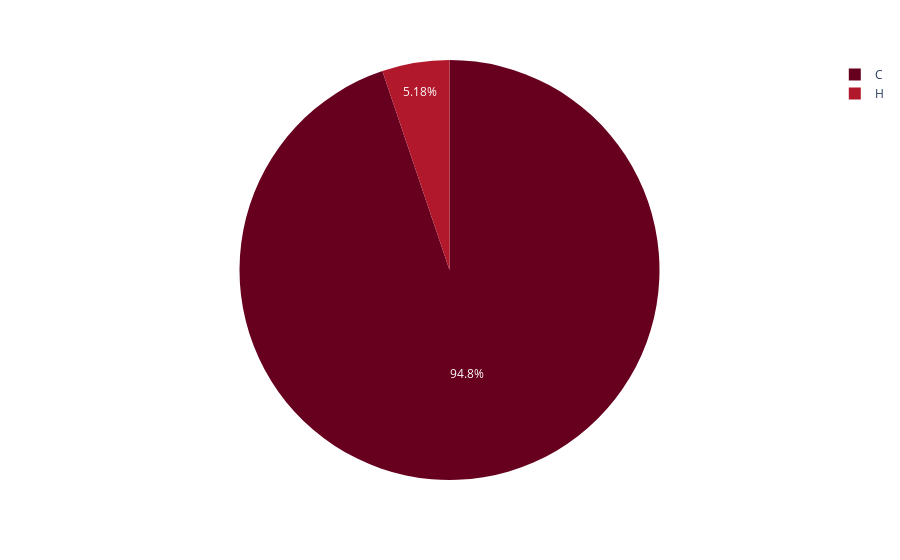

Notebook cell for this chart:
### Code cell
# This dataframe has 244 lines, but 4 distinct values for `day`

fig = px.pie(cereals, values='rating', names='type',
             color_discrete_sequence=px.colors.sequential.RdBu)
fig.show()

### Figure 1 — Plotly figure (JSON) as saved in the notebook; plotly's stock layout.template omitted (floating-point values rounded to 4 significant figures)
{"data": [{"customdata": [["C"], ["C"], ["C"], ["C"], ["C"], ["C"], ["C"], ["C"], ["C"], ["C"], ["C"], ["C"], ["C"], ["C"], ["C"], ["C"], ["C"], ["C"], ["C"], ["C"], ["H"], ["C"], ["C"], ["C"], ["C"], ["C"], ["C"], ["C"], ["C"], ["C"], ["C"], ["C"], ["C"], ["C"], ["C"], ["C"], ["C"], ["C"], ["C"], ["C"], ["C"], ["C"], ["C"], ["H"], ["C"], ["C"], ["C"], ["C"], ["C"], ["C"], ["C"], ["C"], ["C"], ["C"], ["C"], ["C"], ["C"], ["H"], ["C"], ["C"], ["C"], ["C"], ["C"], ["C"], ["C"], ["C"], ["C"], ["C"], ["C"], ["C"], ["C"], ["C"], ["C"], ["C"], ["C"], ["C"], ["C"]], "domain": {"x": [0, 1], "y": [0, 1]}, "hovertemplate": "type=%{customdata[0]}<br>rating=%{value}<extra></extra>", "labels": ["C", "C", "C", "C", "C", "C", "C", "C", "C", "C", "C", "C", "C", "C", "C", "C", "C", "C", "C", "C", "H", "C", "C", "C", "C", "C", "C", "C", "C", "C", "C", "C", "C", "C", "C", "C", "C", "C", "C", "C", "C", "C", "C", "H", "C", "C", "C", "C", "C", "C", "C", "C", "C", "C", "C", "C", "C", "H", "C", "C", "C", "C", "C", "C", "C", "C", "C", "C", "C", "C", "C", "C", "C", "C", "C", "C", "C"], "legendgroup": "", "marker": {"colors": ["rgb(103,0,31)", "rgb(103,0,31)", "rgb(103,0,31)", "rgb(103,0,31)", "rgb(103,0,31)", "rgb(103,0,31)", "rgb(103,0,31)", "rgb(103,0,31)", "rgb(103,0,31)", "rgb(103,0,31)", "rgb(103,0,31)", "rgb(103,0,31)", "rgb(103,0,31)", "rgb(103,0,31)", "rgb(103,0,31)", "rgb(103,0,31)", "rgb(103,0,31)", "rgb(103,0,31)", "rgb(103,0,31)", "rgb(103,0,31)", "rgb(178,24,43)", "rgb(103,0,31)", "rgb(103,0,31)", "rgb(103,0,31)", "rgb(103,0,31)", "rgb(103,0,31)", "rgb(103,0,31)", "rgb(103,0,31)", "rgb(103,0,31)", "rgb(103,0,31)", "rgb(103,0,31)", "rgb(103,0,31)", "rgb(103,0,31)", "rgb(103,0,31)", "rgb(103,0,31)", "rgb(103,0,31)", "rgb(103,0,31)", "rgb(103,0,31)", "rgb(103,0,31)", "rgb(103,0,31)", "rgb(103,0,31)", "rgb(103,0,31)", "rgb(103,0,31)", "rgb(178,24,43)", "rgb(103,0,31)", "rgb(103,0,31)", "rgb(103,0,31)", "rgb(103,0,31)", "rgb(103,0,31)", "rgb(103,0,31)", "rgb(103,0,31)", "rgb(103,0,31)", "rgb(103,0,31)", "rgb(103,0,31)", "rgb(103,0,31)", "rgb(103,0,31)", "rgb(103,0,31)", "rgb(178,24,43)", "rgb(103,0,31)", "rgb(103,0,31)", "rgb(103,0,31)", "rgb(103,0,31)", "rgb(103,0,31)", "rgb(103,0,31)", "rgb(103,0,31)", "rgb(103,0,31)", "rgb(103,0,31)", "rgb(103,0,31)", "rgb(103,0,31)", "rgb(103,0,31)", "rgb(103,0,31)", "rgb(103,0,31)", "rgb(103,0,31)", "rgb(103,0,31)", "rgb(103,0,31)", "rgb(103,0,31)", "rgb(103,0,31)"]}, "name": "", "showlegend": true, "type": "pie", "values": [68.4, 33.98, 59.43, 93.7, 34.38, 29.51, 33.17, 37.04, 49.12, 53.31, 18.04, 50.76, 19.82, 40.4, 22.74, 41.45, 45.86, 35.78, 22.4, 40.45, 64.53, 46.9, 36.18, 44.33, 32.21, 31.44, 58.35, 40.92, 41.02, 28.03, 35.25, 23.8, 52.08, 53.37, 45.81, 21.87, 31.07, 28.74, 36.52, 36.47, 39.24, 45.33, 26.73, 54.85, 37.14, 34.14, 30.31, 40.11, 29.92, 40.69, 59.64, 30.45, 37.84, 41.5, 60.76, 63.01, 49.51, 50.83, 39.26, 39.7, 55.33, 42.0, 40.56, 68.24, 74.47, 72.8, 31.23, 53.13, 59.36, 38.84, 28.59, 46.66, 39.11, 27.75, 49.79, 51.59, 36.19]}], "layout": {"legend": {"tracegroupgap": 0}, "margin": {"t": 60}, "piecolorway": ["rgb(103,0,31)", "rgb(178,24,43)", "rgb(214,96,77)", "rgb(244,165,130)", "rgb(253,219,199)", "rgb(247,247,247)", "rgb(209,229,240)", "rgb(146,197,222)", "rgb(67,147,195)", "rgb(33,102,172)", "rgb(5,48,97)"]}}
